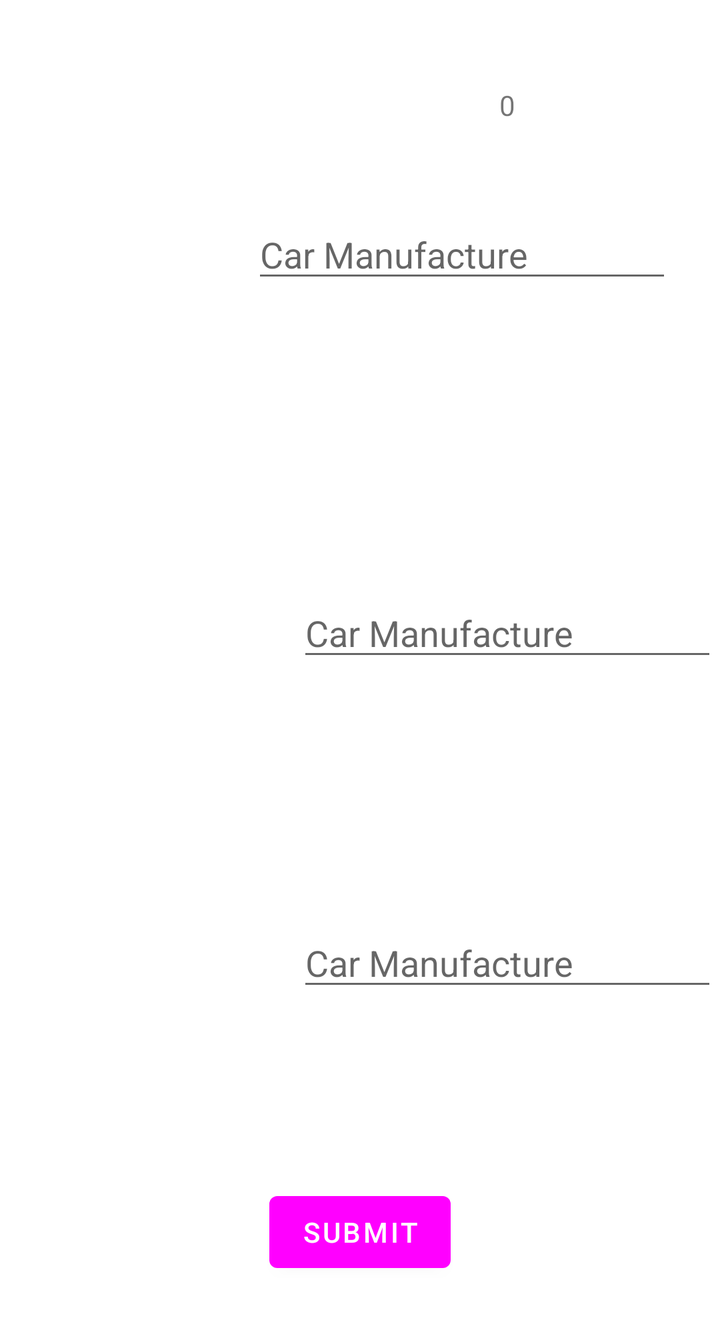
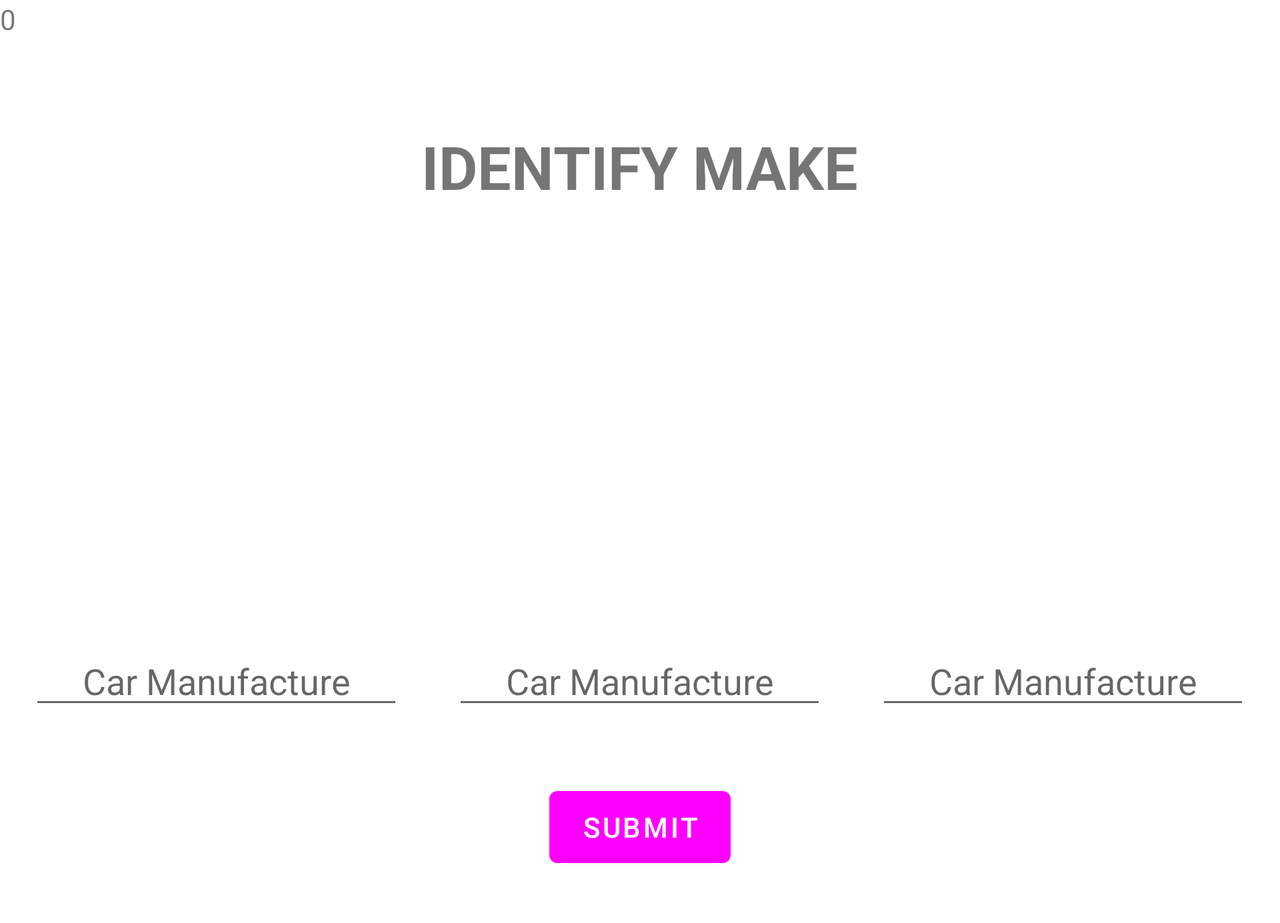

Compare how this app lays out the same screen by default and in its alternative resource folder. The renders come first, then the two layout files and the values they reference.
<!-- AndroidManifest.xml: application theme Theme.Quizzler -->
<!-- res/layout/activity_advanced_level.xml -->
<?xml version="1.0" encoding="utf-8"?>
<ScrollView xmlns:android="http://schemas.android.com/apk/res/android"
    xmlns:app="http://schemas.android.com/apk/res-auto"
    xmlns:tools="http://schemas.android.com/tools"
    android:layout_width="match_parent"
    android:layout_height="match_parent"
    tools:context=".AdvancedLevel">

   <androidx.constraintlayout.widget.ConstraintLayout
       android:layout_width="match_parent"
       android:layout_height="wrap_content">

       <ImageView
           android:id="@+id/imageViewOne"
           android:layout_width="155dp"
           android:layout_height="153dp"
           android:layout_marginStart="16dp"
           android:layout_marginLeft="16dp"
           android:layout_marginTop="32dp"
           android:layout_marginBottom="24dp"
           app:layout_constraintBottom_toTopOf="@+id/imageViewTwo"
           app:layout_constraintStart_toStartOf="parent"
           app:layout_constraintTop_toTopOf="parent"
           app:layout_constraintVertical_bias="0.55"
           tools:srcCompat="@tools:sample/avatars" />

       <ImageView
           android:id="@+id/imageViewTwo"
           android:layout_width="155dp"
           android:layout_height="153dp"
           android:layout_marginStart="16dp"
           android:layout_marginLeft="16dp"
           android:layout_marginBottom="24dp"
           app:layout_constraintBottom_toTopOf="@+id/imageViewThree"
           app:layout_constraintStart_toStartOf="parent"
           tools:srcCompat="@tools:sample/avatars" />

       <ImageView
           android:id="@+id/imageViewThree"
           android:layout_width="155dp"
           android:layout_height="153dp"
           android:layout_marginStart="16dp"
           android:layout_marginLeft="16dp"
           android:layout_marginBottom="24dp"
           app:layout_constraintBottom_toTopOf="@+id/submitBtn"
           app:layout_constraintStart_toStartOf="parent"
           tools:srcCompat="@tools:sample/avatars" />

       <EditText
           android:id="@+id/imageOneField"
           android:layout_width="wrap_content"
           android:layout_height="wrap_content"
           android:layout_marginEnd="24dp"
           android:layout_marginRight="24dp"
           android:ems="10"
           android:hint="@string/car_manufacture"
           android:inputType="text"
           app:layout_constraintBottom_toBottomOf="@+id/imageViewOne"
           app:layout_constraintEnd_toEndOf="parent"
           app:layout_constraintHorizontal_bias="1.0"
           app:layout_constraintStart_toEndOf="@+id/imageViewOne"
           app:layout_constraintTop_toTopOf="@+id/imageViewOne"
           app:layout_constraintVertical_bias="0.509" />

       <EditText
           android:id="@+id/imageTwoField"
           android:layout_width="wrap_content"
           android:layout_height="wrap_content"
           android:layout_marginEnd="24dp"
           android:layout_marginRight="24dp"
           android:ems="10"
           android:hint="@string/car_manufacture"
           android:inputType="text"
           app:layout_constraintBottom_toBottomOf="@+id/imageViewTwo"
           app:layout_constraintEnd_toEndOf="parent"
           app:layout_constraintStart_toEndOf="@+id/imageViewTwo"
           app:layout_constraintTop_toTopOf="@+id/imageViewTwo" />

       <EditText
           android:id="@+id/imageThreeField"
           android:layout_width="wrap_content"
           android:layout_height="wrap_content"
           android:layout_marginEnd="24dp"
           android:layout_marginRight="24dp"
           android:ems="10"
           android:hint="@string/car_manufacture"
           android:inputType="text"
           app:layout_constraintBottom_toBottomOf="@+id/imageViewThree"
           app:layout_constraintEnd_toEndOf="parent"
           app:layout_constraintStart_toEndOf="@+id/imageViewThree"
           app:layout_constraintTop_toBottomOf="@+id/imageViewTwo" />

       <Button
           android:id="@+id/submitBtn"
           android:layout_width="wrap_content"
           android:layout_height="wrap_content"
           android:layout_marginBottom="24dp"
           android:text="@string/submit"
           android:onClick="checkOnSubmit"
           app:layout_constraintBottom_toBottomOf="parent"
           app:layout_constraintEnd_toEndOf="parent"
           app:layout_constraintStart_toStartOf="parent" />

       <TextView
           android:id="@+id/scoreCount"
           android:layout_width="wrap_content"
           android:layout_height="wrap_content"
           android:text="0"
           app:layout_constraintBottom_toTopOf="@+id/imageOneField"
           app:layout_constraintEnd_toEndOf="@+id/imageOneField"
           app:layout_constraintStart_toEndOf="@+id/imageViewOne"
           app:layout_constraintTop_toTopOf="parent" />

       <TextView
           android:id="@+id/timerViewAdvanced"
           android:layout_width="wrap_content"
           android:layout_height="wrap_content"
           android:layout_marginTop="16dp"
           android:layout_marginEnd="16dp"
           android:layout_marginRight="16dp"
           android:layout_marginBottom="8dp"
           app:layout_constraintBottom_toTopOf="@+id/scoreCount"
           app:layout_constraintEnd_toEndOf="parent"
           app:layout_constraintHorizontal_bias="0.934"
           app:layout_constraintStart_toStartOf="parent"
           app:layout_constraintTop_toTopOf="parent"
           app:layout_constraintVertical_bias="0.333" />
   </androidx.constraintlayout.widget.ConstraintLayout>
</ScrollView>
<!-- resources referenced by this layout -->
<resources>
  <string name="car_manufacture">Car Manufacture</string>
  <string name="submit">Submit</string>
  <style name="Theme.Quizzler" parent="Theme.MaterialComponents.DayNight.DarkActionBar">
          
          <item name="colorPrimary">@color/blue_primary</item>
          <item name="colorPrimaryVariant">@color/blue_secondary</item>
          <item name="colorOnPrimary">@color/white</item>
          
          <item name="colorSecondary">@color/teal_200</item>
          <item name="colorSecondaryVariant">@color/teal_700</item>
          <item name="colorOnSecondary">@color/black</item>
          
          <item name="android:statusBarColor" tools:targetApi="l">?attr/colorPrimaryVariant</item>
          
      </style>
  <color name="white">#FFFFFFFF</color>
  <color name="teal_200">#FF03DAC5</color>
  <color name="teal_700">#FF018786</color>
  <color name="black">#FF000000</color>
</resources>
<!-- res/layout-land/activity_advanced_level.xml (the repository's variant of the layout above) -->
<!-- drawn on the phone turned sideways -->
<?xml version="1.0" encoding="utf-8"?>
<ScrollView xmlns:android="http://schemas.android.com/apk/res/android"
    xmlns:tools="http://schemas.android.com/tools"
    android:layout_width="match_parent"
    android:layout_height="match_parent"
    android:orientation="vertical"
    tools:context=".AdvancedLevel">

    <LinearLayout
        android:layout_width="match_parent"
        android:layout_height="wrap_content"
        android:orientation="vertical">

        <LinearLayout
            android:layout_width="match_parent"
            android:layout_height="wrap_content"
            android:orientation="horizontal"
            android:layout_marginBottom="20dp">
            <TextView
                android:id="@+id/scoreCount"
                android:layout_width="wrap_content"
                android:layout_height="wrap_content"
                android:text="0"/>

            <TextView
                android:id="@+id/timerViewAdvanced"
                android:layout_width="wrap_content"
                android:layout_height="wrap_content"
                android:layout_marginTop="16dp"
                android:layout_marginEnd="16dp"
                android:layout_marginRight="16dp"
                android:layout_marginBottom="8dp" />

        </LinearLayout>

        <TextView
            android:id="@+id/textView4"
            android:layout_width="wrap_content"
            android:layout_height="wrap_content"
            android:layout_gravity="center_horizontal"
            android:layout_marginBottom="20dp"
            android:text="@string/identify_make_text"
            android:textAllCaps="true"
            android:textSize="30sp"
            android:textStyle="bold" />


        <LinearLayout
            android:layout_width="match_parent"
            android:layout_height="wrap_content"
            android:orientation="horizontal">

            <Space
                android:layout_width="1dp"
                android:layout_height="0dp"
                android:layout_weight="1" />

            <LinearLayout
                android:layout_width="wrap_content"
                android:layout_height="wrap_content"
                android:layout_marginBottom="20dp"
                android:background="@drawable/round_button"
                android:gravity="center"
                android:orientation="vertical"
                android:padding="10dp">

                <ImageView
                    android:id="@+id/imageViewOne"
                    android:layout_width="155dp"
                    android:layout_height="153dp"
                    android:layout_margin="16dp"
                    tools:srcCompat="@tools:sample/avatars" />

                <EditText
                    android:id="@+id/imageOneField"
                    android:layout_width="match_parent"
                    android:layout_height="wrap_content"
                    android:ems="10"
                    android:gravity="center_horizontal"
                    android:hint="@string/car_manufacture"
                    android:inputType="text" />
            </LinearLayout>

            <Space
                android:layout_width="1dp"
                android:layout_height="0dp"
                android:layout_weight="1" />

            <LinearLayout
                android:layout_width="wrap_content"
                android:layout_height="wrap_content"
                android:layout_marginBottom="20dp"
                android:background="@drawable/round_button"
                android:gravity="center"
                android:orientation="vertical"
                android:padding="10dp">

                <ImageView
                    android:id="@+id/imageViewTwo"
                    android:layout_width="155dp"
                    android:layout_height="153dp"
                    android:layout_margin="16dp"
                    tools:srcCompat="@tools:sample/avatars" />

                <EditText
                    android:id="@+id/imageTwoField"
                    android:layout_width="match_parent"
                    android:layout_height="wrap_content"
                    android:ems="10"
                    android:gravity="center_horizontal"
                    android:hint="@string/car_manufacture"
                    android:inputType="text" />

            </LinearLayout>

            <Space
                android:layout_width="1dp"
                android:layout_height="0dp"
                android:layout_weight="1" />

            <LinearLayout
                android:layout_width="wrap_content"
                android:layout_height="wrap_content"
                android:layout_marginBottom="20dp"
                android:background="@drawable/round_button"
                android:gravity="center"
                android:orientation="vertical"
                android:padding="10dp">

                <ImageView
                    android:id="@+id/imageViewThree"
                    android:layout_width="155dp"
                    android:layout_height="153dp"
                    android:layout_margin="16dp"
                    tools:srcCompat="@tools:sample/avatars" />

                <EditText
                    android:id="@+id/imageThreeField"
                    android:layout_width="match_parent"
                    android:layout_height="wrap_content"
                    android:ems="10"
                    android:gravity="center_horizontal"
                    android:hint="@string/car_manufacture"
                    android:inputType="text" />
            </LinearLayout>

            <Space
                android:layout_width="1dp"
                android:layout_height="0dp"
                android:layout_weight="1" />

        </LinearLayout>

        <Button
            android:id="@+id/submitBtn"
            android:layout_width="wrap_content"
            android:layout_height="wrap_content"
            android:layout_gravity="center_horizontal"
            android:layout_marginBottom="24dp"
            android:onClick="checkOnSubmit"
            android:text="@string/submit" />


    </LinearLayout>

</ScrollView>
<!-- resources referenced by the variant -->
<!-- as the phone turned sideways resolves them -->
<resources>
  <!-- drawable round_button (drawable) -->
  <?xml version="1.0" encoding="utf-8"?>
  <shape xmlns:android="http://schemas.android.com/apk/res/android">
      <corners android:radius="50dp" />
      <solid android:color="@color/blue_primary"></solid>
  </shape>
  <string name="car_manufacture">Car Manufacture</string>
  <string name="identify_make_text">Identify Make</string>
  <string name="submit">Submit</string>
  <style name="Theme.Quizzler" parent="Theme.MaterialComponents.DayNight.DarkActionBar">
          
          <item name="colorPrimary">@color/blue_primary</item>
          <item name="colorPrimaryVariant">@color/blue_secondary</item>
          <item name="colorOnPrimary">@color/white</item>
          
          <item name="colorSecondary">@color/teal_200</item>
          <item name="colorSecondaryVariant">@color/teal_700</item>
          <item name="colorOnSecondary">@color/black</item>
          
          <item name="android:statusBarColor" tools:targetApi="l">?attr/colorPrimaryVariant</item>
          
      </style>
  <color name="white">#FFFFFFFF</color>
  <color name="teal_200">#FF03DAC5</color>
  <color name="teal_700">#FF018786</color>
  <color name="black">#FF000000</color>
</resources>
